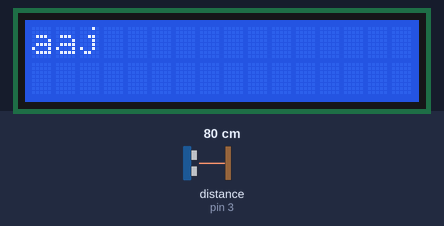
The sketch below on a simulated Arduino Uno, built with avr-gcc and run on an emulated ATmega328P. Parts: 16×2 character LCD. Wiring (inferred from the names in the program): ultrasonic range finder: trigger pin 2; echo pin 3. The test bench sets the inputs (shaded band); at power-on: distance to the obstacle (sensor on pin 3) 80 cm. The echo pulse lasts 58.3 µs per cm; what the sketch prints to the serial monitor is not drawn.

Above: at 4.5 s.
4.6 s: distance to the obstacle (sensor on pin 3) set to 2 cm
At 15.9 s:
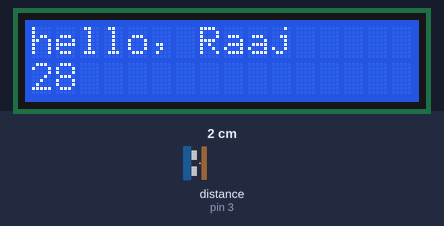
17.3 s: distance to the obstacle (sensor on pin 3) set to 4 cm
At 24.61 s:
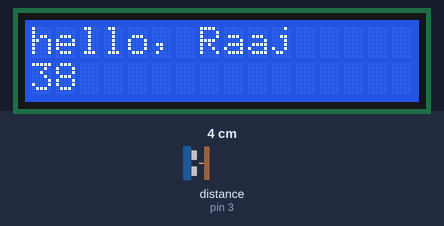
26.0 s: distance to the obstacle (sensor on pin 3) set to 9 cm
At 33.32 s:
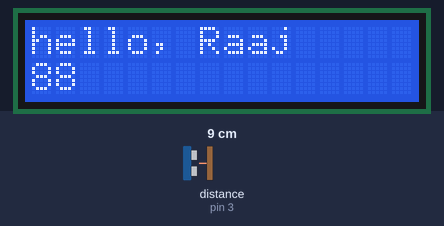

The sketch:

serial_print.ino
```cpp
#include <LiquidCrystal.h>
const int rs =4 , en =5 , d4 =6, d5 =7, d6 =8, d7 =9;
const int trigPin = 2;
const int echoPin = 3;
LiquidCrystal  lcd(rs , en, d4, d5, d6, d7);
 long duration;
 int distance;

void setup() {
  lcd.begin(16 ,2);
  lcd.print("hello, Raaj");
  delay(3300);

  pinMode(trigPin, OUTPUT);
  pinMode(echoPin, INPUT);
  Serial.begin(9600);

}

void loop() {
  digitalWrite(trigPin, HIGH);
  delayMicroseconds(10);
  digitalWrite(trigPin, LOW);
  duration=pulseIn(echoPin, HIGH);
  distance=duration*0.034/2;
  Serial.print("Distance:");
  Serial.print(distance);
   lcd.setCursor(0, 1);
  // print the number of seconds since reset:
  lcd.print(distance);

  for (int positionCounter = 0; positionCounter < 13; positionCounter++) {
    // scroll one position left:
    lcd.scrollDisplayLeft();
    // wait a bit:
    delay(150);
  }

  // scroll 29 positions (string length + display length) to the right
  // to move it offscreen right:
  for (int positionCounter = 0; positionCounter < 29; positionCounter++) {
    // scroll one position right:
    lcd.scrollDisplayRight();
    // wait a bit:
    delay(150);
  }

  // scroll 16 positions (display length + string length) to the left
  // to move it back to center:
  for (int positionCounter = 0; positionCounter < 16; positionCounter++) {
    // scroll one position left:
    lcd.scrollDisplayLeft();
    // wait a bit:
    delay(150);
  }


}
```
